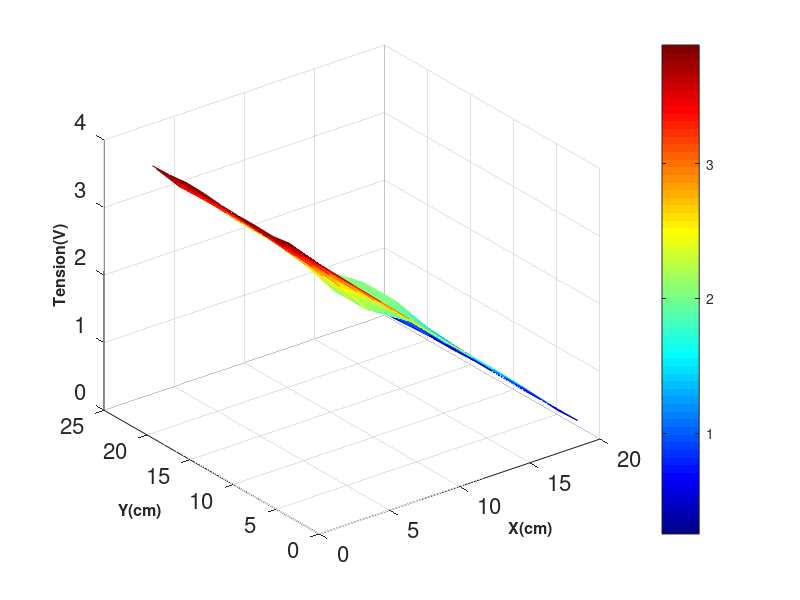
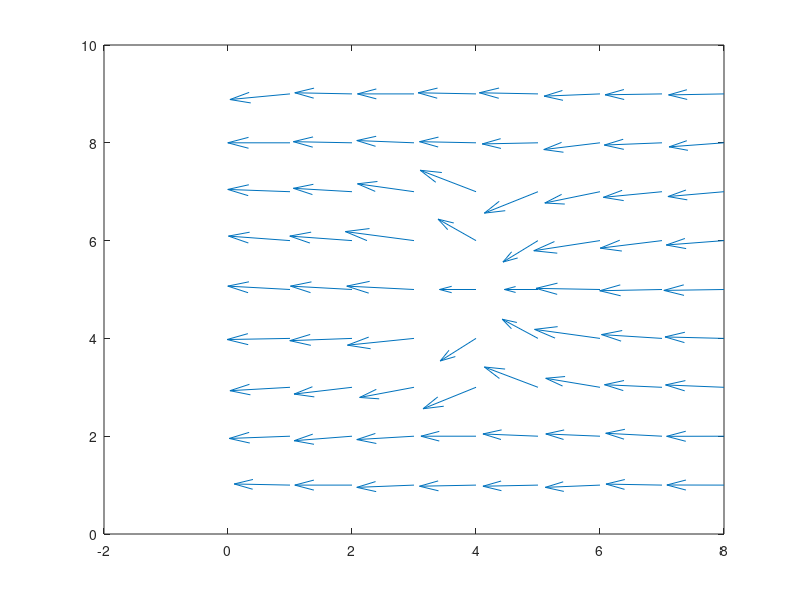

These figures' MATLAB source, in order:
function Potencial2()

Dx = dlmread('Potenciales/Potencial2.txt');
x = [1:2:22];
y = [1:2:20];

figure(1)

mesh(y,x,Dx,'FaceColor','interp');
colormap(jet)
colorbar
xlabel('\bf\fontsize{16}{X(cm)}')
ylabel('\bf\fontsize{16}{Y(cm)}')
zlabel('\bf\fontsize{16}{Tension(V)}')
set(gca,'fontsize',16)

Ex2 = dlmread('CamposDiscret/Ex2.txt');
Ey2 = dlmread('CamposDiscret/Ey2.txt');
x = [1:1:8];
y = [1:1:9];


[xx,yy] = meshgrid(x,y);

figure(2)
quiver(Ey2,Ex2);

  